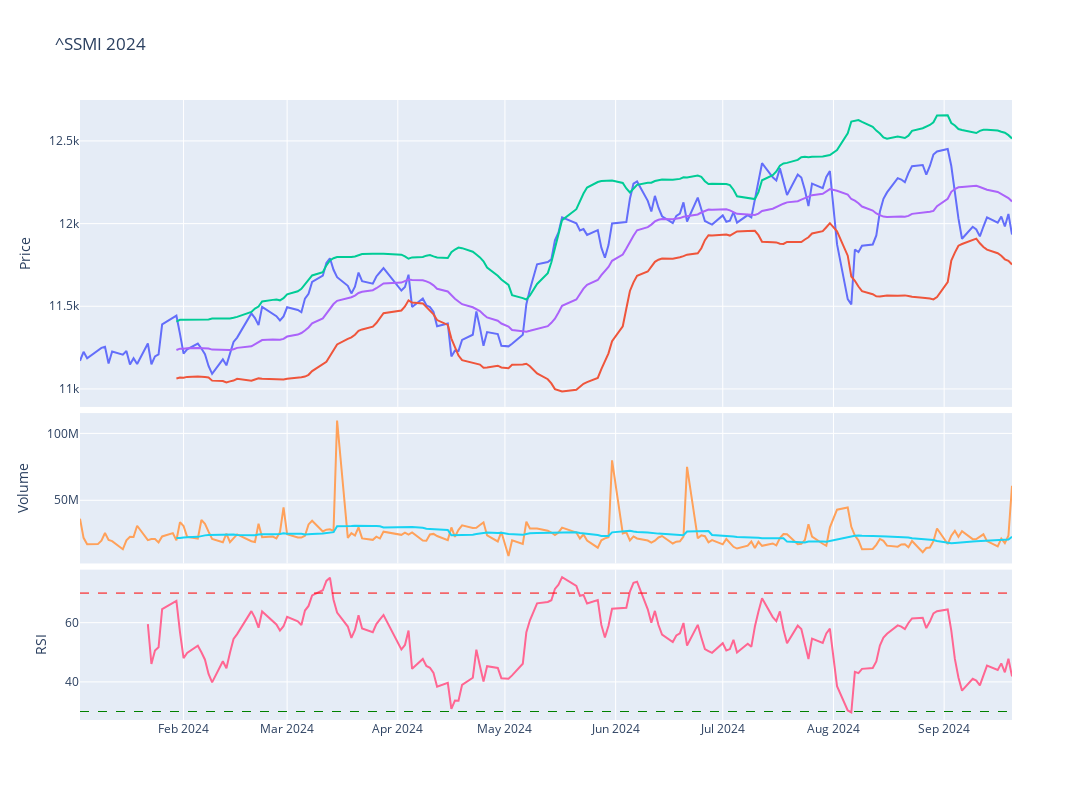

Notebook code cell kept with this figure:
### Code cell
# Plot the adjusted close price
fig = make_subplots(rows=4, cols=1,shared_xaxes=True,vertical_spacing=0.01,specs=[[{'rowspan':2,'colspan':1}],[None],[{'rowspan':1,'colspan':1}],[{'rowspan':1,'colspan':1}]])

# Graph (1,1)
fig.add_trace(go.Scatter(x=stock_ticker['Adj Close'].loc[year].index,y=stock_ticker['Adj Close'].loc[year],mode="lines",name=f'{ticker}'),row=1,col=1)
fig.add_trace(go.Scatter(x=stock_ticker['BB_Lower'].loc[year].index,y=stock_ticker['BB_Lower'].loc[year],mode="lines",name='BB_Lower'),row=1,col=1)
fig.add_trace(go.Scatter(x=stock_ticker['BB_Upper'].loc[year].index,y=stock_ticker['BB_Upper'].loc[year],mode="lines",name='BB_Upper'),row=1,col=1)
fig.add_trace(go.Scatter(x=stock_ticker['MMA20'].loc[year].index,y=stock_ticker['MMA20'].loc[year],mode="lines",name='MMA20'),row=1,col=1)
# Update xaxis properties
fig.update_yaxes(title_text="Price", row=1, col=1)

# Graph (3,1)
fig.add_trace(go.Scatter(x=stock_ticker['Volume'].loc[year].index,y=stock_ticker['Volume'].loc[year],mode="lines",name='Volume'),row=3, col=1)
fig.add_trace(go.Scatter(x=stock_ticker['Volume'].loc[year].index,y=stock_ticker['Volume'].loc[year].rolling(20).mean(),mode="lines",name='MMA20'),row=3,col=1)
fig.update_yaxes(title_text="Volume", row=3, col=1)

# Graph (4,1)
fig.add_trace(go.Scatter(x=stock_ticker['RSI'].loc[year].index,y=stock_ticker['RSI'].loc[year],mode="lines",name='RSI'),row=4, col=1)
fig.add_hline(y=30, line_width=1, line_dash="dash", line_color="green",row=4,col=1)
fig.add_hline(y=70, line_width=1, line_dash="dash", line_color="red",row=4,col=1)
fig.update_yaxes(title_text="RSI", row=4, col=1)

fig.update_layout(height=800, width=1300,showlegend=False,title=f"{ticker} {year}")

fig.show()

### Figure 1 — Plotly figure (JSON) as saved in the notebook; plotly's stock layout.template omitted (floating-point values rounded to 4 significant figures; data arrays with more than 128 entries replaced by an {"elided": "..."} marker saying what was removed)
{"data": [{"mode": "lines", "name": "^SSMI", "type": "scatter", "x": {"elided": "181 str values"}, "xaxis": "x", "y": {"elided": "181 float values"}, "yaxis": "y"}, {"mode": "lines", "name": "BB_Lower", "type": "scatter", "x": {"elided": "181 str values"}, "xaxis": "x", "y": {"elided": "181 float values"}, "yaxis": "y"}, {"mode": "lines", "name": "BB_Upper", "type": "scatter", "x": {"elided": "181 str values"}, "xaxis": "x", "y": {"elided": "181 float values"}, "yaxis": "y"}, {"mode": "lines", "name": "MMA20", "type": "scatter", "x": {"elided": "181 str values"}, "xaxis": "x", "y": {"elided": "181 float values"}, "yaxis": "y"}, {"mode": "lines", "name": "Volume", "type": "scatter", "x": {"elided": "181 str values"}, "xaxis": "x2", "y": {"elided": "181 int values"}, "yaxis": "y2"}, {"mode": "lines", "name": "MMA20", "type": "scatter", "x": {"elided": "181 str values"}, "xaxis": "x2", "y": {"elided": "181 int values"}, "yaxis": "y2"}, {"mode": "lines", "name": "RSI", "type": "scatter", "x": {"elided": "181 str values"}, "xaxis": "x3", "y": {"elided": "181 float values"}, "yaxis": "y3"}], "layout": {"height": 800, "shapes": [{"line": {"color": "green", "dash": "dash", "width": 1}, "type": "line", "x0": 0, "x1": 1, "xref": "x3 domain", "y0": 30, "y1": 30, "yref": "y3"}, {"line": {"color": "red", "dash": "dash", "width": 1}, "type": "line", "x0": 0, "x1": 1, "xref": "x3 domain", "y0": 70, "y1": 70, "yref": "y3"}], "showlegend": false, "title": {"text": "^SSMI 2024"}, "width": 1300, "xaxis": {"anchor": "y", "domain": [0, 1], "matches": "x3", "showticklabels": false}, "xaxis2": {"anchor": "y2", "domain": [0, 1], "matches": "x3", "showticklabels": false}, "xaxis3": {"anchor": "y3", "domain": [0, 1]}, "yaxis": {"anchor": "x", "domain": [0.505, 1], "title": {"text": "Price"}}, "yaxis2": {"anchor": "x2", "domain": [0.2525, 0.495], "title": {"text": "Volume"}}, "yaxis3": {"anchor": "x3", "domain": [0, 0.2425], "title": {"text": "RSI"}}}}
